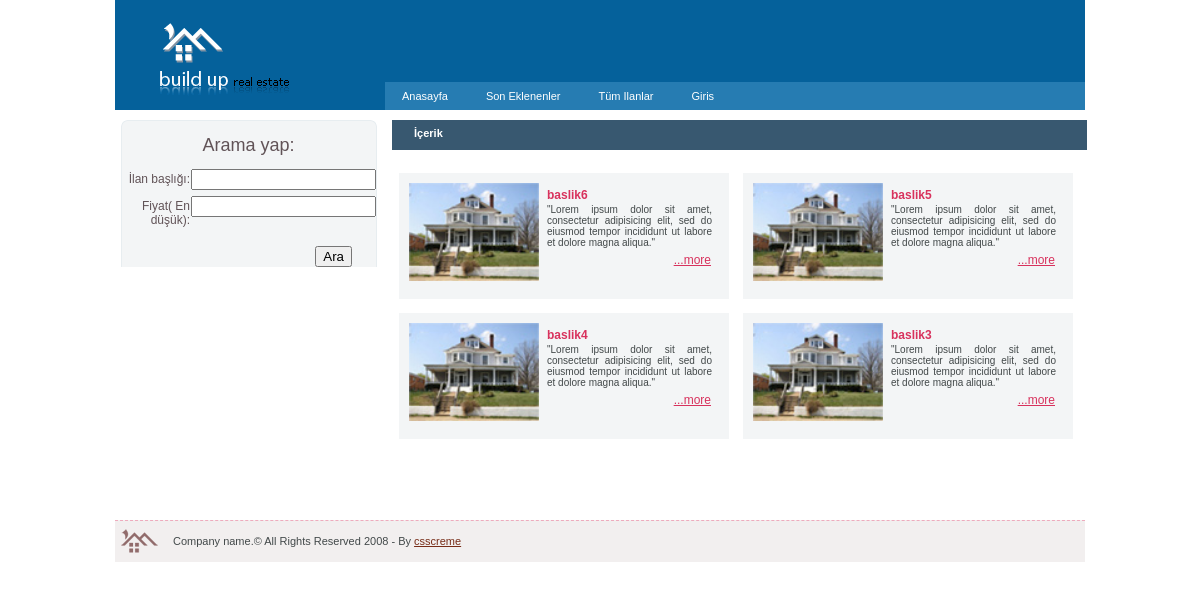
/?sayfa=soneklenen, run on the app's committed database.
### tables this page shows
CREATE TABLE IF NOT EXISTS `ilanlar` (
`id` int(11) NOT NULL,
  `baslik` varchar(100) NOT NULL,
  `kisa_icerik` varchar(300) NOT NULL,
  `detay` text NOT NULL,
  `resim` varchar(50) NOT NULL,
  `ucret` int(11) NOT NULL
);

### soneklenen.php (the view, shortened to what this page needs)
<?php
  $taban=mysql_query("select * from ilanlar order by id desc limit 0,4");
while($listele=mysql_fetch_array($taban))
{
  echo '<div class="offer_box_wide"> <a href="#"><img src='.$listele["resim"].' width="130" height="98" class="img_left" alt="" border="0" /></a>
       <div class="offer_info"> <span>'.$listele["baslik"].'</span>
         <p class="offer">'.$listele["kisa_icerik"].'</p>
         <div class="more"><a href="#">...more</a></div>
       </div>
     </div>';
}
  ?>

### style.css (style rules this page uses)
body { background-color:#fff; padding:0; font-family: Arial, Helvetica, sans-serif; margin:0px auto auto auto; color:#424849; font-size:12px; }
p { font-size:11px; text-align:justify; padding:2px; margin:0px; }
img.img_left { float:left; padding:0px 8px 8px 0px; }
.offer_box_wide { width:310px; height:106px; float:left; background-color:#f3f5f6; padding:10px; margin:7px; }
.offer_info { padding:5px; }
.offer_info span { font-weight:bold; color:#d8325d; }
p.offer { text-align:justify; font-size:10px; }
.more { float:right; padding:3px; }
.more a { color:#d8325d; }

### data on the page
ilanlar: resim (picture), baslik "baslik6", kisa_icerik "\"Lorem ipsum dolor sit amet, consectetur adipisicing elit, sed do eiusmod tempor incididunt ut labore et dolore magna aliqua.\""
ilanlar: resim (picture), baslik "baslik5", kisa_icerik "\"Lorem ipsum dolor sit amet, consectetur adipisicing elit, sed do eiusmod tempor incididunt ut labore et dolore magna aliqua.\""
ilanlar: resim (picture), baslik "baslik4", kisa_icerik "\"Lorem ipsum dolor sit amet, consectetur adipisicing elit, sed do eiusmod tempor incididunt ut labore et dolore magna aliqua.\""
ilanlar: resim (picture), baslik "baslik3", kisa_icerik "\"Lorem ipsum dolor sit amet, consectetur adipisicing elit, sed do eiusmod tempor incididunt ut labore et dolore magna aliqua.\""
